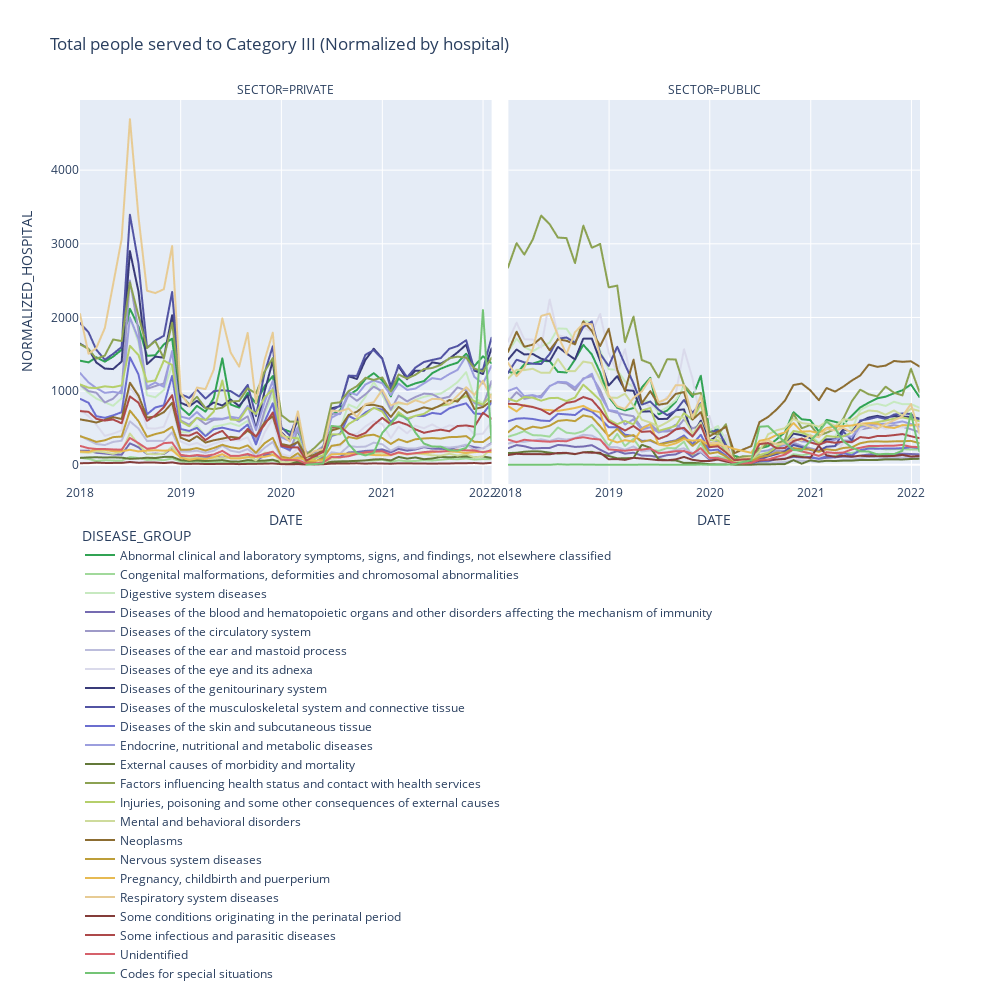

Notebook cell for this chart:
### Code cell
fig = px.line(data_temp, 
                 x="DATE", 
                 y="NORMALIZED_HOSPITAL", 
                 color="DISEASE_GROUP", 
                 facet_col="SECTOR",
                 width=1000, height=1000,
                 color_discrete_map = dict_colors,
                 title='Total people served to Category ' + CATEGORIA_STUDIO + ' (Normalized by hospital)',
             )

fig.update_layout(legend=dict(yanchor="top",
                              y=-0.1,
                              xanchor="left",
                              x=0
                             ),
                  showlegend=True
                 )

fig.show()
fig.write_html("figures/Sector_Normalized_Hospitals_Cat-"+CATEGORIA_STUDIO+"_line.html")
